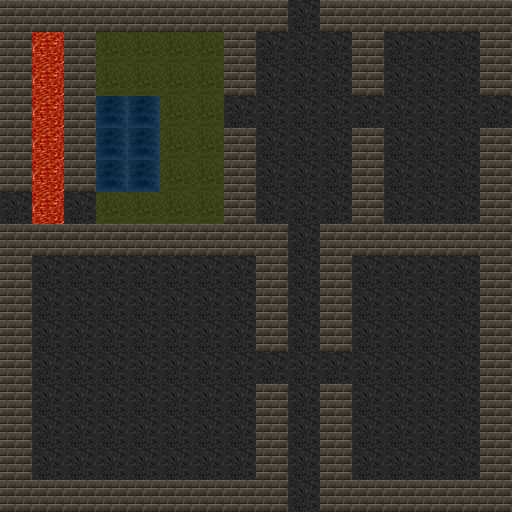

This is a level from a 2D game, rendered from its Tiled map with the project's own tilesets. A one-line summary and the complete map file follow:
An orthogonal 16x16 tile map with 32x32 px tiles, 1 tile layer (tiles), 3 hidden layers not drawn, 4 tilesets.

<map version="1.0" tiledversion="1.1.2" orientation="orthogonal" renderorder="right-down" width="16" height="16" tilewidth="32" tileheight="32" infinite="0" nextobjectid="1">
 <properties>
  <property name="Level" type="int" value="1" />
  <property name="Name" value="Dungeon #1" />
 </properties>
 <tileset firstgid="1" source="../tiles/tiles.tsx" />
 <tileset firstgid="6" source="../objects/objects.tsx" />
 <tileset firstgid="19" source="../items/items.tsx" />
 <tileset firstgid="22" source="../monsters/monsters.tsx" />
 <layer name="tiles" width="16" height="16">
  <data encoding="csv">
3,3,3,3,3,3,3,3,3,1,3,3,3,3,3,3,
3,4,11,2,2,2,2,3,1,1,1,3,1,1,1,3,
3,4,11,2,2,2,2,3,1,1,1,3,1,1,1,3,
3,4,11,5,5,2,2,1,1,1,1,1,1,1,1,1,
3,4,11,5,5,2,2,3,1,1,1,3,1,1,1,3,
3,4,11,5,5,2,2,3,1,1,1,3,1,1,1,3,
1,4,1,2,2,2,2,3,1,1,1,3,1,1,1,3,
3,3,3,3,3,3,3,3,3,1,3,3,3,3,3,3,
3,1,1,1,1,1,1,1,3,1,3,1,1,1,1,3,
3,1,1,1,1,1,1,1,3,1,3,1,1,1,1,3,
3,1,1,1,1,1,1,1,3,1,3,1,1,1,1,3,
3,1,1,1,1,1,1,1,1,1,1,1,1,1,1,3,
3,1,1,1,1,1,1,1,3,1,3,1,1,1,1,3,
3,1,1,1,1,1,1,1,3,1,3,1,1,1,1,3,
3,1,1,1,1,1,1,1,3,1,3,1,1,1,1,3,
3,3,3,3,3,3,3,3,3,1,3,3,3,3,3,3
</data>
 </layer>
 <layer name="objects" width="16" height="16" visible="0">
  <data encoding="csv">
0,0,0,0,0,0,0,0,0,0,0,0,0,0,0,0,
0,0,0,0,0,0,0,0,0,0,0,0,0,0,15,0,
0,0,0,8,0,0,0,0,0,0,0,0,0,0,15,0,
0,0,0,0,0,10,0,12,0,0,0,12,0,0,15,0,
0,0,0,0,0,0,10,0,0,0,0,0,0,0,15,0,
0,0,0,0,0,0,0,0,0,0,0,0,0,0,15,0,
0,0,12,0,0,0,0,0,14,14,14,0,0,0,15,0,
0,0,0,0,0,0,0,0,0,0,0,0,0,0,0,0,
0,0,0,0,0,0,0,0,0,0,0,0,0,0,0,0,
0,0,0,0,0,0,0,0,0,0,0,0,0,0,0,0,
0,0,0,0,0,0,0,0,0,0,0,0,0,0,0,0,
0,0,0,0,0,0,0,0,0,0,0,0,0,0,0,0,
0,0,0,0,0,0,0,0,0,0,0,0,0,0,0,0,
0,0,0,0,0,0,0,0,0,0,0,0,0,0,0,0,
0,0,0,0,0,0,0,0,0,0,0,0,0,0,0,0,
0,0,0,0,0,0,0,0,0,0,0,0,0,0,0,0
</data>
 </layer>
 <layer name="monsters" width="16" height="16" visible="0">
  <data encoding="csv">
0,0,0,0,0,0,0,0,0,0,0,0,0,0,0,0,
0,27,0,0,0,0,0,0,22,22,22,0,27,27,0,0,
0,27,0,0,0,0,0,0,26,26,26,0,23,23,0,0,
0,27,0,0,0,0,0,0,28,0,31,0,31,24,0,0,
0,27,0,26,0,0,0,0,22,31,22,0,31,24,0,0,
0,27,0,26,26,26,22,0,26,26,26,0,23,23,0,0,
0,27,0,22,22,22,22,0,0,0,0,0,27,27,0,0,
0,0,0,0,0,0,0,0,0,0,0,0,0,0,0,0,
0,0,30,30,30,30,30,0,0,0,0,0,30,30,0,0,
0,7,7,7,7,7,7,7,0,0,0,7,7,7,7,0,
0,26,26,26,26,26,26,26,0,0,0,26,26,26,26,0,
0,26,26,26,26,26,26,26,0,0,0,26,26,26,26,0,
0,7,7,7,7,7,7,7,0,0,0,7,7,7,7,0,
0,7,7,7,7,7,7,7,0,0,0,0,0,0,0,0,
0,0,30,30,30,30,30,0,0,0,0,0,30,30,0,0,
0,0,0,0,0,0,0,0,0,0,0,0,0,0,0,0
</data>
 </layer>
 <layer name="items" width="16" height="16" visible="0">
  <data encoding="csv">
0,0,0,0,0,0,0,0,0,0,0,0,0,0,0,0,
0,0,0,0,19,20,20,0,0,0,0,0,0,0,0,0,
0,0,0,0,0,21,20,0,0,0,0,0,0,0,0,0,
0,0,0,0,0,0,0,0,0,0,0,0,0,0,0,0,
0,0,0,0,0,0,0,0,0,0,0,0,0,0,0,0,
0,0,0,0,0,0,0,0,0,0,0,0,0,0,0,0,
0,0,0,0,0,0,0,0,0,0,0,0,0,0,0,0,
0,0,0,0,0,0,0,0,0,0,0,0,0,0,0,0,
0,0,0,0,0,0,0,0,0,0,0,0,0,0,0,0,
0,0,0,0,0,0,0,0,0,0,0,0,0,0,0,0,
0,0,0,0,0,0,0,0,0,0,0,0,0,0,0,0,
0,0,0,0,0,0,0,0,0,0,0,0,0,0,0,0,
0,0,0,0,0,0,0,0,0,0,0,0,0,0,0,0,
0,0,0,0,0,0,0,0,0,0,0,0,0,0,0,0,
0,0,0,0,0,0,0,0,0,0,0,0,0,0,0,0,
0,0,0,0,0,0,0,0,0,0,0,0,0,0,0,0
</data>
 </layer>
</map>
